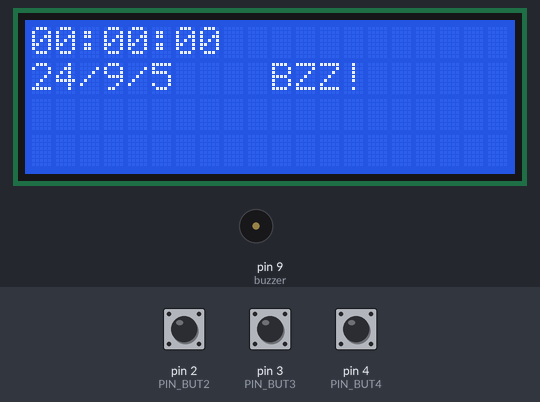
The sketch below on a simulated Arduino Uno, built with avr-gcc and run on an emulated ATmega328P. Parts: 20×4 character LCD, buzzer (waves = sounding). The inputs (shaded band) are chosen by the test bench; at power-on: pin 2 (PIN_BUT2) LOW, pin 3 (PIN_BUT3) LOW, pin 4 (PIN_BUT4) LOW. The local clock reads 2024-03-15 10:24:30 at power-on unless the sketch sets it; what the sketch prints to the serial monitor is not drawn.

Above: at 3.3 s.
3.4 s: pin 2 (PIN_BUT2) pulled HIGH for 0.15 s
At 4.8 s:
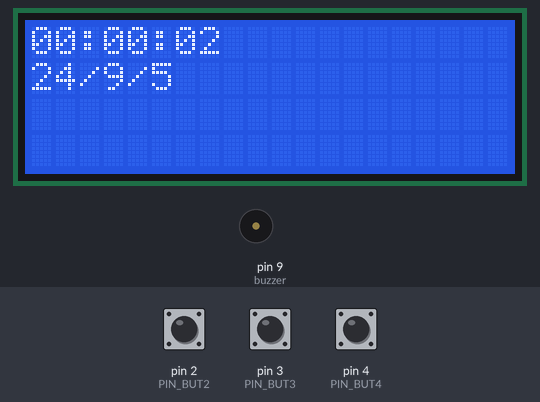
5.5 s: pin 2 (PIN_BUT2) pulled HIGH for 1 s
At 5.6 s:
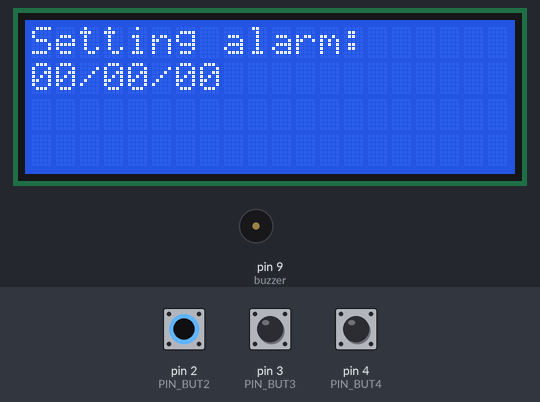
Timing chart, 0 to 8.5 s (numbered marks = the images above; inputs shaded):
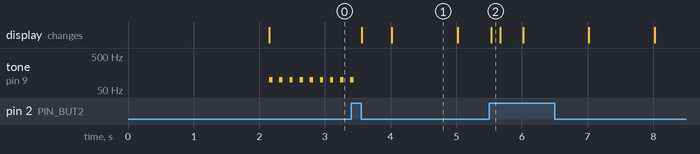

The sketch:

main.ino
```cpp
#include "Arduino.h"
#include "uRTCLib.h"
#include <Wire.h>
#include <LiquidCrystal_I2C.h>

#define PIN_BUT2 2
#define PIN_BUT3 3
#define PIN_BUT4 4

bool alarmModeActive = false;
long alarmHour = 0;
long alarmMinute = 0;
long alarmSecond = 0;
long totalTime = 0;

// uRTCLib rtc;
uRTCLib rtc(0x68);
LiquidCrystal_I2C lcd(0x27, 20,4);

void setup() {
delay (2000);
  Serial.begin(9600);
  Serial.println("Serial OK");

  #ifdef ARDUINO_ARCH_ESP8266
    URTCLIB_WIRE.begin(0, 2); // D3 and D4 on ESP8266
  #else
    URTCLIB_WIRE.begin();
  #endif

  pinMode(PIN_BUT2, INPUT);
  pinMode(PIN_BUT3, INPUT);
  pinMode(PIN_BUT4, INPUT);
  pinMode(9, OUTPUT); // buzzer
       // ss m  h
  rtc.set(0, 0, 0, 6, 5, 21, 23);
  lcd.init();
  lcd.init();
  lcd.backlight();
  //  RTCLib::set(byte second, byte minute, byte hour, byte dayOfWeek, byte dayOfMonth, byte month, byte year)
}

void loop() {
  rtc.refresh();
  if(!alarmModeActive){
  if(rtc.hour() == 0 && rtc.minute() == 0 && rtc.second() == 0)
  {
    lcd.clear();
  }
  // display current time
  lcd.setCursor(0,0);
  if(rtc.hour()<10){
    lcd.print('0');
  }
  lcd.print(rtc.hour());
  lcd.print(':');
  if(rtc.minute() < 10){
    lcd.print('0');
  }
  lcd.print(rtc.minute());
  lcd.print(':');
  if(rtc.second() < 10)
  {
    lcd.print('0');
  }
  lcd.print(rtc.second());
  lcd.setCursor(0,1);
  lcd.print(rtc.year());
  lcd.print('/');
  lcd.print(rtc.month());
  lcd.print('/');
  lcd.print(rtc.day());
  if(rtc.hour() == alarmHour &&
     rtc.minute() == alarmMinute &&
     rtc.second() == alarmSecond)
  {
    buzz();
  }
  }else{

  }
  // button handlign

   if(checkButtonv2(PIN_BUT2))
   {
    alarmModeActive = !alarmModeActive;
    if(!alarmModeActive) lcd.clear();
   }
   if(alarmModeActive)
   {
    lcd.setCursor(0,0);
    lcd.print("Setting alarm:");
    lcd.setCursor(0,1);
    if(alarmHour < 10){
      lcd.print('0');
    }
    lcd.print(alarmHour);
    lcd.print('/');
    if(alarmMinute < 10){
      lcd.print('0');
    }
    lcd.print(alarmMinute);
    lcd.print('/');
    if(alarmSecond < 10){
      lcd.print('0');
    }
    lcd.print(alarmSecond);

    while(checkButtonv2(PIN_BUT4))
    {
      totalTime++;
      if(totalTime == 86400){
        totalTime = 0;
      }

    }
       while(checkButtonv2(PIN_BUT3))
    {
      if(totalTime == 0)
      {
        totalTime = 86400;
      }
      totalTime--;

    }
    calcTime(&totalTime, &alarmSecond, &alarmMinute, &alarmHour);
   }

}


void calcTime(long* totalTimeInSec, long* alarmSecond, long* alarmMin, long* alarmHour)
{
  *alarmMin = (*totalTimeInSec) / 60;
  *alarmHour = (*alarmMin) / 60;
  *alarmSecond =  (*totalTimeInSec)%60;
}

byte lastButtonState = LOW;
unsigned long debounceDuration = 50; // millis
unsigned long lastTimeButtonStateChanged = 0;

bool checkButtonv2(int BUTTON) {
  if (millis() - lastTimeButtonStateChanged > debounceDuration) {
      byte buttonState = digitalRead(BUTTON);
      if (buttonState != lastButtonState) {
      lastTimeButtonStateChanged = millis();
      lastButtonState = buttonState;
      if (buttonState == HIGH) {
        // do an action, for example print on Serial
         return true;
      }
    }
  }
   return false;
}

void buzz(){
  while(!checkButtonv2(PIN_BUT3) && !checkButtonv2(PIN_BUT4) && !checkButtonv2(PIN_BUT2))
  {
    lcd.setCursor(10,1);
    lcd.print("BZZ!"); // replace by bell
    tone(9, 100);
    delay(50);
    noTone(9);
    delay(100);
  }
  lcd.clear();
}
```

Measured:
- after the input at 3.4 s, tone on pin 9 (buzzer): goes on until 3.4 s, then stays silent; the display: first changes after 0.16 s (image 1 shows a later state)
- after the input at 5.5 s, the display: changes at once (image 2)
- by itself, tone on pin 9 (buzzer): alternates 100 Hz for 0.05 s and silent for 0.10 s
